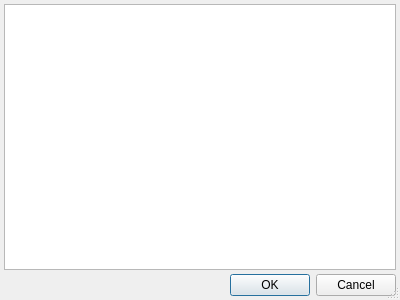
<?xml version="1.0" encoding="UTF-8"?>
<ui version="4.0">
 <class>TempInvalidSignatureSubjectSelector</class>
 <widget class="QDialog" name="TempInvalidSignatureSubjectSelector">
  <property name="geometry">
   <rect>
    <x>0</x>
    <y>0</y>
    <width>400</width>
    <height>300</height>
   </rect>
  </property>
  <property name="windowTitle">
   <string>Перечень элементов ЭЛН, подлежащих подписыванию</string>
  </property>
  <property name="sizeGripEnabled">
   <bool>true</bool>
  </property>
  <layout class="QGridLayout" name="gridLayout">
   <property name="margin">
    <number>4</number>
   </property>
   <property name="spacing">
    <number>4</number>
   </property>
   <item row="0" column="0">
    <widget class="CInDocTableView" name="tblDocumentSubjects"/>
   </item>
   <item row="1" column="0">
    <widget class="QDialogButtonBox" name="buttonBox">
     <property name="orientation">
      <enum>Qt::Horizontal</enum>
     </property>
     <property name="standardButtons">
      <set>QDialogButtonBox::Cancel|QDialogButtonBox::Ok</set>
     </property>
    </widget>
   </item>
  </layout>
 </widget>
 <customwidgets>
  <customwidget>
   <class>CInDocTableView</class>
   <extends>QTableView</extends>
   <header>library/InDocTable.h</header>
  </customwidget>
 </customwidgets>
 <tabstops>
  <tabstop>tblDocumentSubjects</tabstop>
  <tabstop>buttonBox</tabstop>
 </tabstops>
 <resources/>
 <connections>
  <connection>
   <sender>buttonBox</sender>
   <signal>accepted()</signal>
   <receiver>TempInvalidSignatureSubjectSelector</receiver>
   <slot>accept()</slot>
   <hints>
    <hint type="sourcelabel">
     <x>4</x>
     <y>295</y>
    </hint>
    <hint type="destinationlabel">
     <x>157</x>
     <y>274</y>
    </hint>
   </hints>
  </connection>
  <connection>
   <sender>buttonBox</sender>
   <signal>rejected()</signal>
   <receiver>TempInvalidSignatureSubjectSelector</receiver>
   <slot>reject()</slot>
   <hints>
    <hint type="sourcelabel">
     <x>30</x>
     <y>295</y>
    </hint>
    <hint type="destinationlabel">
     <x>286</x>
     <y>274</y>
    </hint>
   </hints>
  </connection>
 </connections>
</ui>
